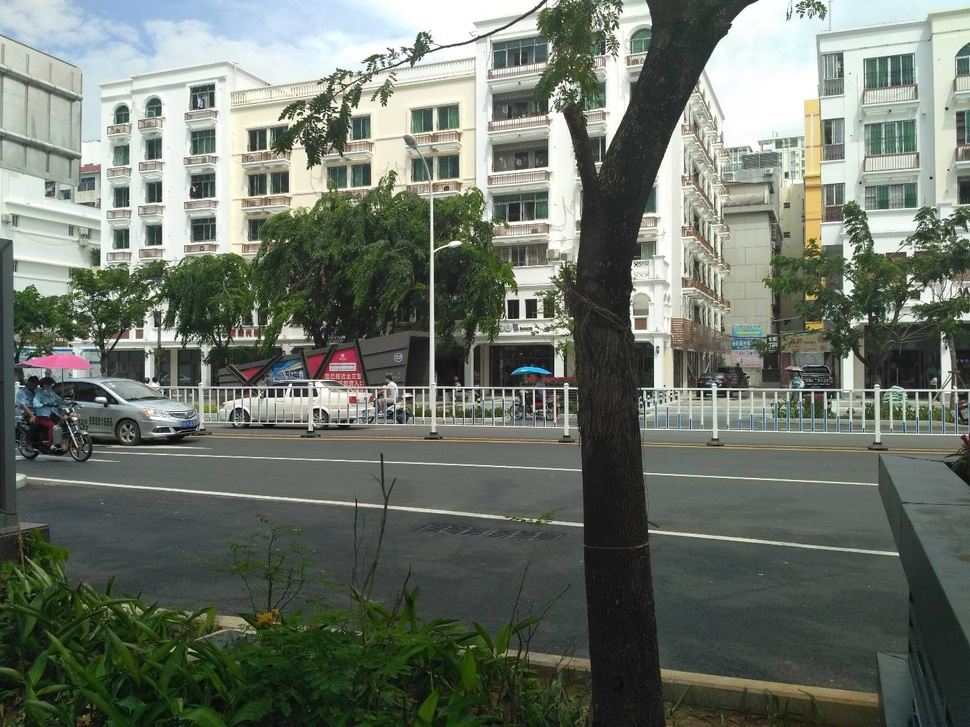
#> input picture demo.jpg, 970 x 727 px, shrunk from 1440 x 1080 before the run
$ python magnitude_spectrum.py
#> lines starting #> are read from the running program, lines starting #| are printed output that depends on the picture
import numpy as np
import cv2
import matplotlib.pyplot as plt

def plot_magnitude_spectrum_rgb(image_path):
    # 读取图像
#> called with image_path = 'demo.jpg'
    img = cv2.imread(image_path)
#> img is the input picture: shape (727, 970, 3); mean B, G, R 105.4, 115.8, 108.3
    img_rgb = cv2.cvtColor(img, cv2.COLOR_BGR2RGB)

    # 分离RGB通道
    r, g, b = cv2.split(img_rgb)
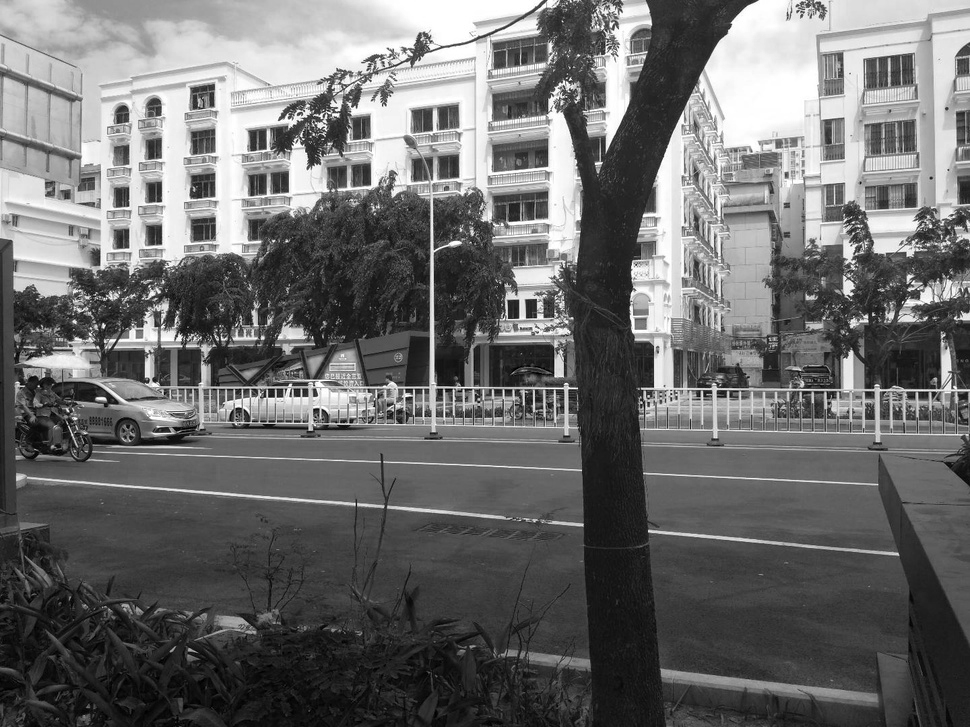
#> r: shape (727, 970); min 0, max 255, mean 108.3
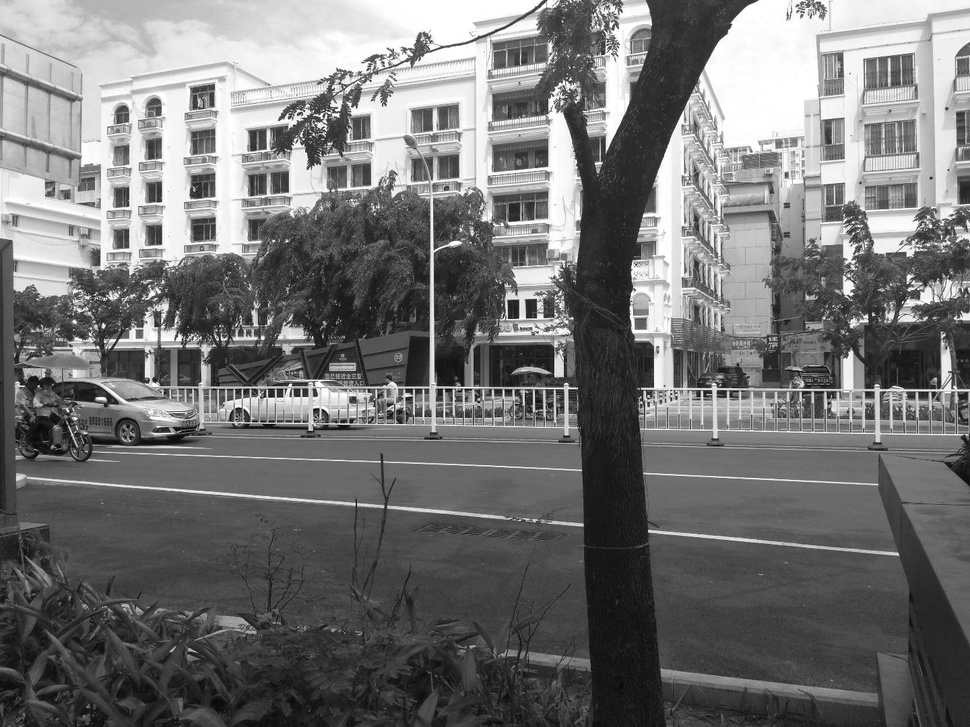
#> g: shape (727, 970); min 0, max 255, mean 115.8
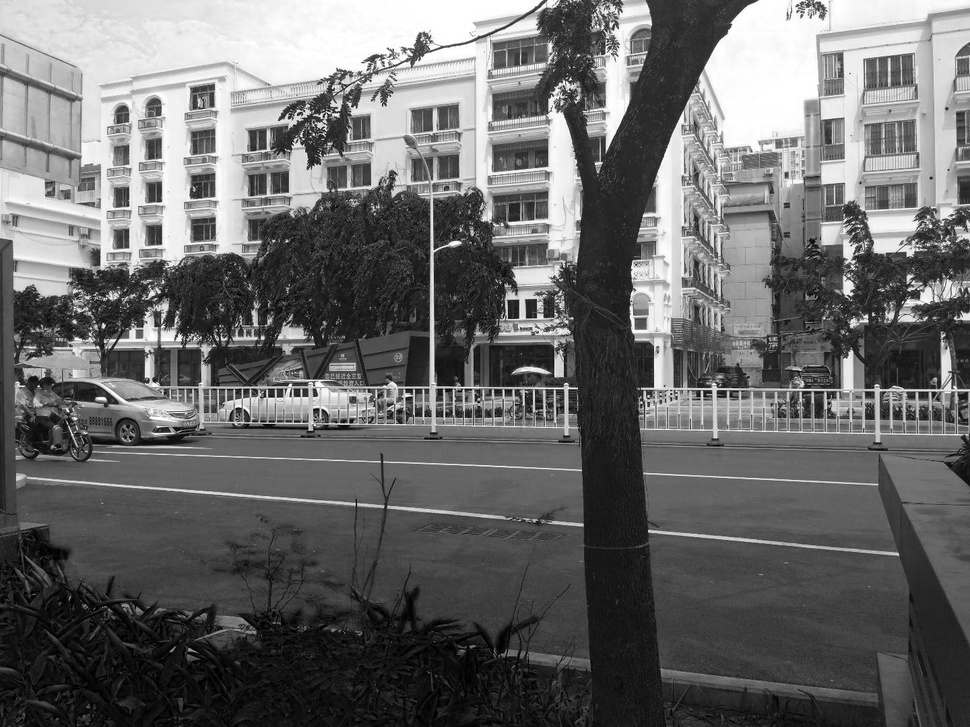
#> b: shape (727, 970); min 0, max 255, mean 105.4

    # 计算每个通道的2D傅里叶变换
    f_r = np.fft.fft2(r)
    f_g = np.fft.fft2(g)
    f_b = np.fft.fft2(b)

    # 将零频率分量移到中心
    fshift_r = np.fft.fftshift(f_r)
    fshift_g = np.fft.fftshift(f_g)
    fshift_b = np.fft.fftshift(f_b)

    # 计算幅度谱
    magnitude_spectrum_r = 20 * np.log(np.abs(fshift_r))
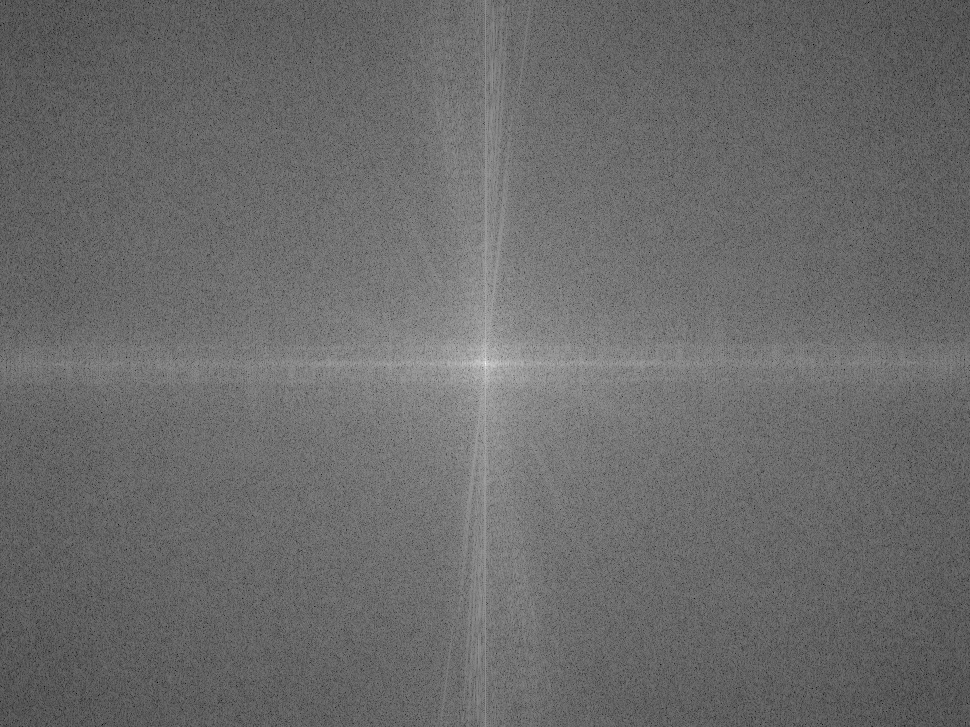
#> magnitude_spectrum_r: shape (727, 970) float64; min 48.24, max 363, mean 180.4; drawn with min black and max white
    magnitude_spectrum_g = 20 * np.log(np.abs(fshift_g))
    magnitude_spectrum_b = 20 * np.log(np.abs(fshift_b))

    # 绘制原始图像和幅度谱
    plt.figure(figsize=(24, 6))

    plt.subplot(141)
    plt.imshow(img_rgb)
    plt.title('Original Image')
    plt.axis('off')

    plt.subplot(142)
    plt.imshow(magnitude_spectrum_r, cmap='gray')
    plt.title('Magnitude Spectrum - Red Channel')
    plt.xlabel('Frequency X')
    plt.ylabel('Frequency Y')

    plt.subplot(143)
    plt.imshow(magnitude_spectrum_g, cmap='gray')
    plt.title('Magnitude Spectrum - Green Channel')
    plt.xlabel('Frequency X')
    plt.ylabel('Frequency Y')

    plt.subplot(144)
    plt.imshow(magnitude_spectrum_b, cmap='gray')
    plt.title('Magnitude Spectrum - Blue Channel')
    plt.xlabel('Frequency X')
    plt.ylabel('Frequency Y')

    # 添加一个颜色条
    cbar_ax = plt.gcf().add_axes([0.92, 0.15, 0.02, 0.7])
    plt.colorbar(plt.cm.ScalarMappable(cmap='gray'), cax=cbar_ax, label='Magnitude')

    plt.show()
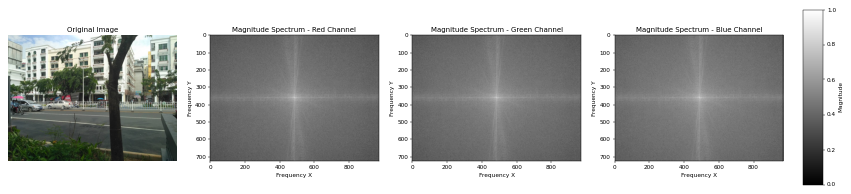
#> figure drawn by matplotlib, 5 panels

if __name__ == "__main__":
    plot_magnitude_spectrum_rgb('demo.jpg')
